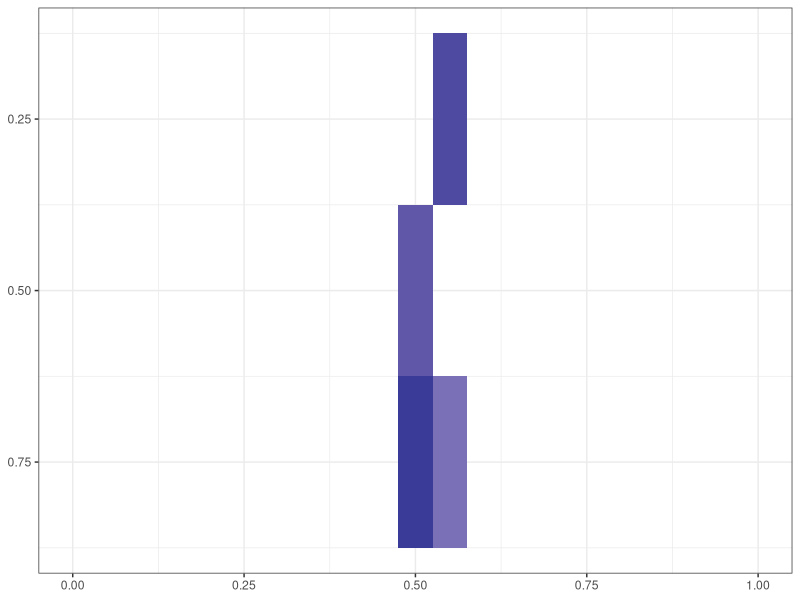
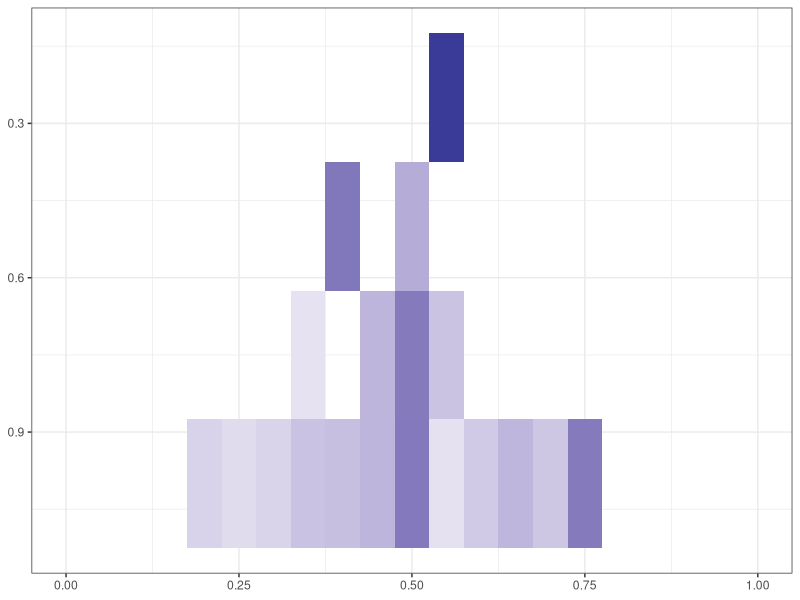
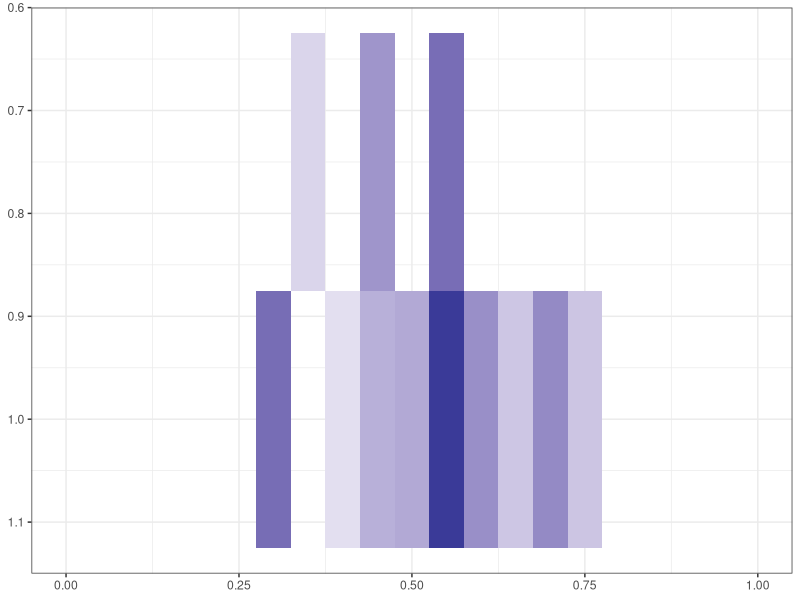
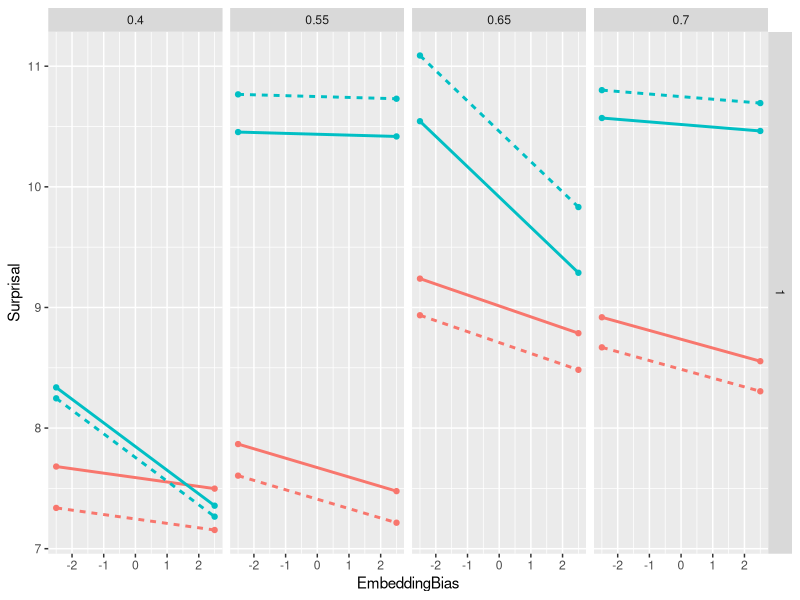
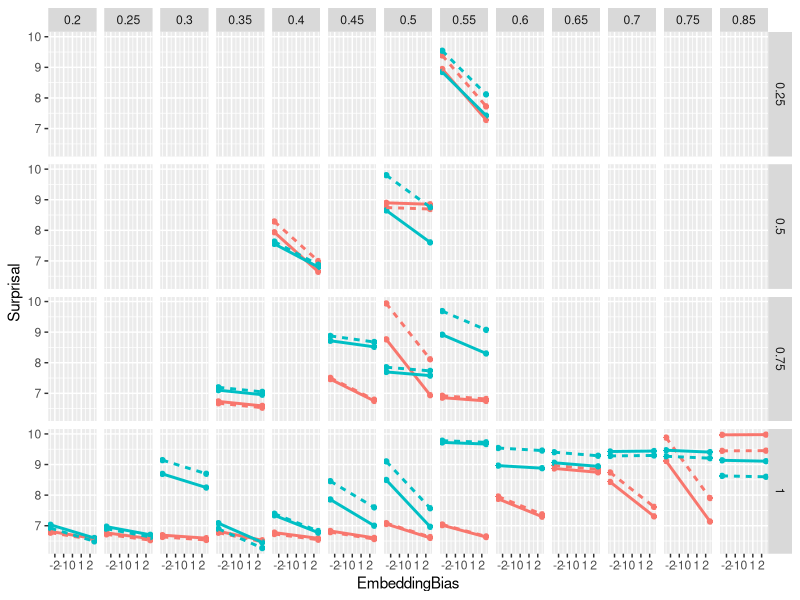
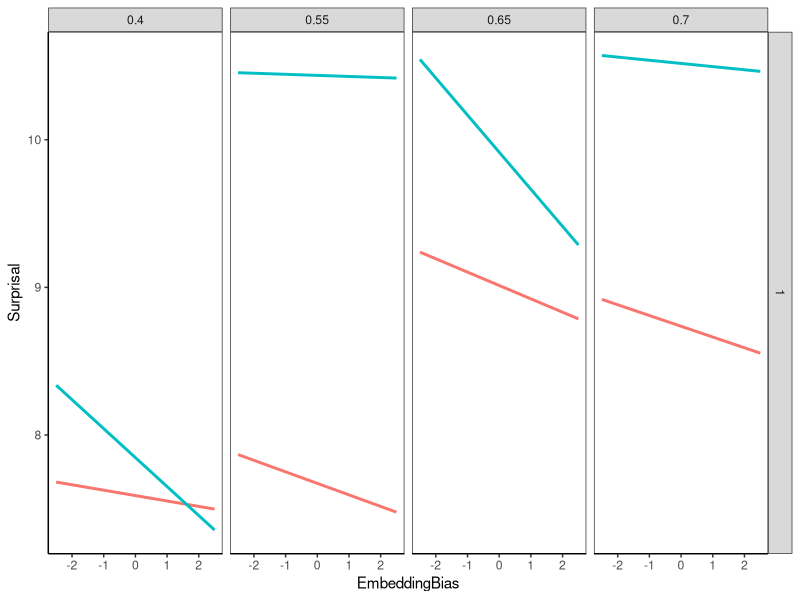
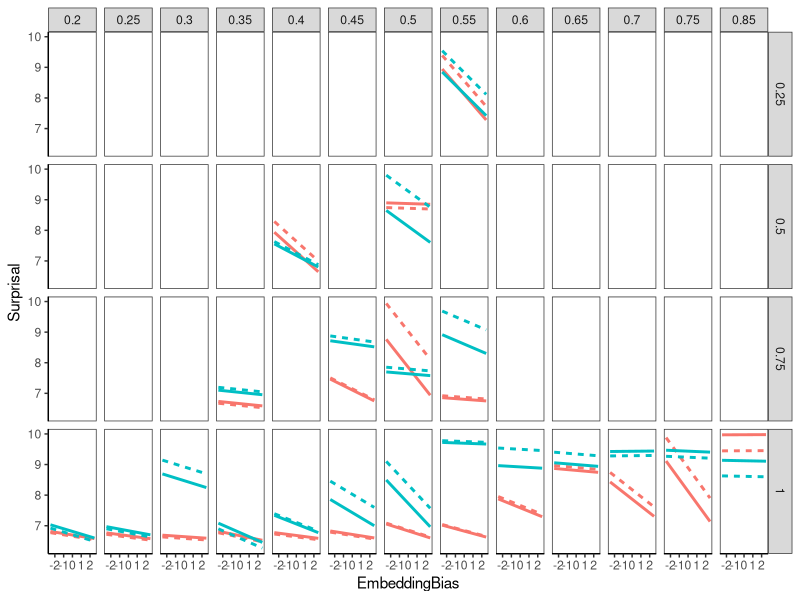
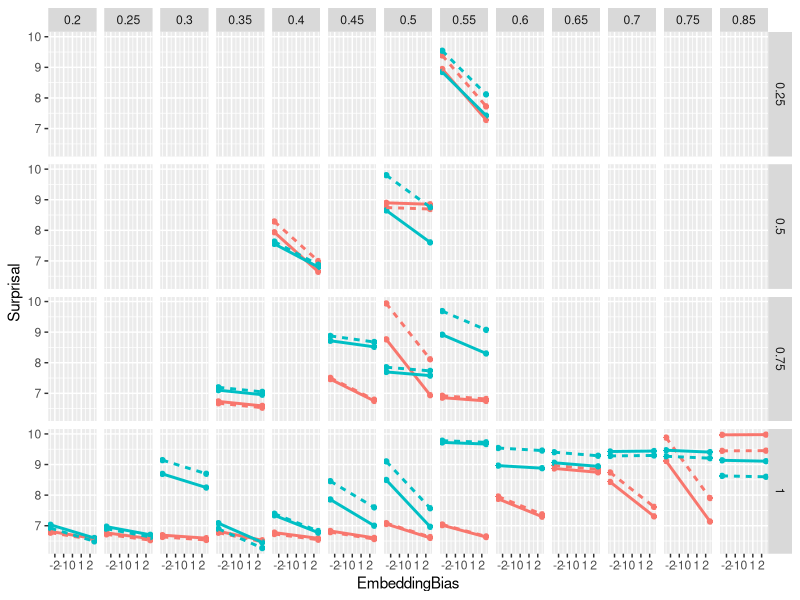

Write R code to recreate these figures, in order.
data = read.csv("output/extractSlopes_Fives_All_TPL.py.tsv", sep="\t")


library(ggplot2)
library(dplyr)
library(tidyr)

compat = data %>% group_by(delta, lambda) %>% summarise(t=t.test(compatible)[[1]], m=mean(compatible, na.rm=TRUE))
plot = ggplot(compat %>% filter((t)>2), aes(x=delta, y=lambda, fill=m)) + geom_tile() + theme_bw() + scale_fill_gradient2() + xlab("delta") + ylab("lambda") + guides(fill=guide_legend(title="Effect")) + scale_y_reverse() + theme(legend.position = "none", axis.title=element_blank()) + xlim(0,1) 
ggsave("figures/effect-compatibility.pdf", width=2, height=1)

embBias = data %>% group_by(delta, lambda) %>% summarise(t=t.test(-embBias)[[1]], m=mean(-embBias))
plot = ggplot(embBias %>% filter((t)>2), aes(x=delta, y=lambda, fill=m)) + geom_tile() + theme_bw() + scale_fill_gradient2() + xlab("delta") + ylab("lambda") + guides(fill=guide_legend(title="Effect")) + scale_y_reverse() + theme(legend.position = "none", axis.title=element_blank()) + xlim(0,1) 
ggsave("figures/effect-embBias.pdf", width=2, height=1)


depth = data %>% group_by(delta, lambda) %>% summarise(t=t.test(depth)[[1]], m=mean(depth))
plot = ggplot(depth %>% filter((t)>2), aes(x=delta, y=lambda, fill=m)) + geom_tile() + theme_bw() + scale_fill_gradient2() + xlab("delta") + ylab("lambda") + guides(fill=guide_legend(title="Effect")) + scale_y_reverse() + theme(legend.position = "none", axis.title=element_blank()) + xlim(0,1)
ggsave("figures/effect-depth.pdf", width=2, height=1)



stimuli0 = read.csv("../../../../../materials/stimuli/tsv/RTExperimentsPrevious.tsv", sep="\t") %>% mutate(Sentence=NULL)
stimuli1 = read.csv("../../../../../materials/stimuli/tsv/Experiment1.tsv", sep="\t")
stimuli2 = read.csv("../../../../../materials/stimuli/tsv/Experiment2.tsv", sep="\t")

stimuli = rbind(stimuli0, stimuli1, stimuli2)

library(stringr)
stimuli = merge(stimuli %>% rename(Item=ID), data %>% mutate(Item=str_replace(item, "Item", "")), by=c("Item"))

predictions = merge(stimuli %>% filter(delta==0.5, lambda>=0.5, Experiment %in% c("E1", "E2")) %>% group_by(Experiment, lambda) %>% summarise(embBias_Three=mean(embBias_Three), embBias_Two=mean(embBias_Two), intercept=mean(intercept), embBias=mean(embBias), depth=mean(depth), compatible=mean(compatible, na.rm=TRUE), compatible.Depth=mean(compatible_Three-compatible_Two, na.rm=TRUE)), data.frame(EmbeddingBias=c(-5, 0, -5, 0, -5, 0, -5, 0)+2.5, RC=c(-0.5, -0.5, -0.5, -0.5, 0.5, 0.5, 0.5, 0.5), compatible.C = c(-0.5, -0.5, 0.5, 0.5, -0.5, -0.5, 0.5, 0.5))) %>% mutate(Surprisal = compatible*compatible.C+intercept+RC*depth+embBias*EmbeddingBias+RC*EmbeddingBias*(embBias_Three-embBias_Two) + compatible.Depth*RC*compatible.C) %>% mutate(Condition=paste(RC, compatible.C))
plot = ggplot(predictions, aes(x=EmbeddingBias, y=Surprisal, group=Condition, linetype=as.character(compatible.C), color=as.character(RC))) + geom_point() + geom_smooth(method="lm", se=F) + facet_grid(lambda~Experiment)


predictions = merge(stimuli %>% filter(delta %in% c(0.3, 0.4, 0.5, 0.6), lambda>=0.5, Experiment %in% c("E1", "E2")) %>% group_by(Experiment) %>% summarise(embBias_Three=mean(embBias_Three), embBias_Two=mean(embBias_Two), intercept=mean(intercept), embBias=mean(embBias), depth=mean(depth), compatible=mean(compatible, na.rm=TRUE), compatible.Depth=mean(compatible_Three-compatible_Two, na.rm=TRUE)), data.frame(EmbeddingBias=c(-5, 0, -5, 0, -5, 0, -5, 0)+2.5, RC=c(-0.5, -0.5, -0.5, -0.5, 0.5, 0.5, 0.5, 0.5), compatible.C = c(-0.5, -0.5, 0.5, 0.5, -0.5, -0.5, 0.5, 0.5))) %>% mutate(Surprisal = compatible*compatible.C+intercept+RC*depth+embBias*EmbeddingBias+RC*EmbeddingBias*(embBias_Three-embBias_Two) + compatible.Depth*RC*compatible.C) %>% mutate(Condition=paste(RC, compatible.C))
plot = ggplot(predictions, aes(x=EmbeddingBias, y=Surprisal, group=Condition, linetype=as.character(compatible.C), color=as.character(RC))) + geom_point() + geom_smooth(method="lm", se=F) + facet_grid(1~Experiment)





predictions = merge(stimuli %>% filter(Experiment %in% c("E1", "E2")) %>% group_by(delta, lambda) %>% summarise(embBias_Three=mean(embBias_Three), embBias_Two=mean(embBias_Two), intercept=mean(intercept), embBias=mean(embBias), depth=mean(depth), compatible=mean(compatible, na.rm=TRUE), compatible.Depth=mean(compatible_Three-compatible_Two, na.rm=TRUE)), data.frame(EmbeddingBias=c(-5, 0, -5, 0, -5, 0, -5, 0)+2.5, RC=c(-0.5, -0.5, -0.5, -0.5, 0.5, 0.5, 0.5, 0.5), compatible.C = c(-0.5, -0.5, 0.5, 0.5, -0.5, -0.5, 0.5, 0.5))) %>% mutate(Surprisal = compatible*compatible.C+intercept+RC*depth+embBias*EmbeddingBias+RC*EmbeddingBias*(embBias_Three-embBias_Two) + compatible.Depth*RC*compatible.C) %>% mutate(Condition=paste(RC, compatible.C))
plot = ggplot(predictions, aes(x=EmbeddingBias, y=Surprisal, group=Condition, linetype=as.character(compatible.C), color=as.character(RC))) + geom_point() + geom_smooth(method="lm", se=F) + facet_grid(lambda~delta)

predictions = merge(stimuli %>% filter(Experiment %in% c("E1")) %>% group_by(delta, lambda) %>% summarise(embBias_Three=mean(embBias_Three), embBias_Two=mean(embBias_Two), intercept=mean(intercept), embBias=mean(embBias), depth=mean(depth), compatible=mean(compatible, na.rm=TRUE), compatible.Depth=mean(compatible_Three-compatible_Two, na.rm=TRUE)), data.frame(EmbeddingBias=c(-5, 0, -5, 0, -5, 0, -5, 0)+2.5, RC=c(-0.5, -0.5, -0.5, -0.5, 0.5, 0.5, 0.5, 0.5), compatible.C = c(-0.5, -0.5, 0.5, 0.5, -0.5, -0.5, 0.5, 0.5))) %>% mutate(Surprisal = compatible*compatible.C+intercept+RC*depth+embBias*EmbeddingBias+RC*EmbeddingBias*(embBias_Three-embBias_Two) + compatible.Depth*RC*compatible.C) %>% mutate(Condition=paste(RC, compatible.C))
plot = ggplot(predictions, aes(x=EmbeddingBias, y=Surprisal, group=Condition, linetype=as.character(compatible.C), color=as.character(RC))) + geom_point() + geom_smooth(method="lm", se=F) + facet_grid(lambda~delta) + theme(legend.position="none")
ggsave(plot, file="figures/predictions-expt1.pdf", height=2.5, width=4)


# Only at lambda=1!
predictions = merge(stimuli %>% filter(delta>=0.2, delta<0.8, lambda==1, Experiment %in% c("E2")) %>% summarise(embBias_Three=mean(embBias_Three), embBias_Two=mean(embBias_Two), intercept=mean(intercept), embBias=mean(embBias), depth=mean(depth), compatible=mean(compatible, na.rm=TRUE), compatible.Depth=mean(compatible_Three-compatible_Two, na.rm=TRUE)), data.frame(EmbeddingBias=c(-5, 0, -5, 0, -5, 0, -5, 0)+2.5, RC=c(-0.5, -0.5, -0.5, -0.5, 0.5, 0.5, 0.5, 0.5), compatible.C = c(-0.5, -0.5, 0.5, 0.5, -0.5, -0.5, 0.5, 0.5))) %>% mutate(Surprisal = compatible*compatible.C+intercept+RC*depth+embBias*EmbeddingBias+RC*EmbeddingBias*(embBias_Three-embBias_Two) + compatible.Depth*RC*compatible.C) %>% mutate(Condition=paste(RC, compatible.C))
plot = ggplot(predictions, aes(x=EmbeddingBias, y=Surprisal, group=Condition, linetype=as.character(compatible.C), color=as.character(RC))) + geom_point() + geom_smooth(method="lm", se=F)


predictions = merge(stimuli %>% filter(delta>=0.4, delta<0.6, lambda>=0.75, Experiment %in% c("E2")) %>% summarise(embBias_Three=mean(embBias_Three), embBias_Two=mean(embBias_Two), intercept=mean(intercept), embBias=mean(embBias), depth=mean(depth), compatible=mean(compatible, na.rm=TRUE), compatible.Depth=mean(compatible_Three-compatible_Two, na.rm=TRUE)), data.frame(EmbeddingBias=c(-5, 0, -5, 0, -5, 0, -5, 0)+2.5, RC=c(-0.5, -0.5, -0.5, -0.5, 0.5, 0.5, 0.5, 0.5), compatible.C = c(-0.5, -0.5, 0.5, 0.5, -0.5, -0.5, 0.5, 0.5))) %>% mutate(Surprisal = compatible*compatible.C+intercept+RC*depth+embBias*EmbeddingBias+RC*EmbeddingBias*(embBias_Three-embBias_Two) + compatible.Depth*RC*compatible.C) %>% mutate(Condition=paste(RC, compatible.C))
plot = ggplot(predictions, aes(x=EmbeddingBias, y=Surprisal, group=Condition, linetype=as.character(compatible.C), color=as.character(RC))) + geom_point() + geom_smooth(method="lm", se=F)




predictions = merge(stimuli %>% filter(Experiment %in% c("E2")) %>% group_by(delta, lambda) %>% summarise(embBias_Three=mean(embBias_Three), embBias_Two=mean(embBias_Two), intercept=mean(intercept), embBias=mean(embBias), depth=mean(depth), compatible=mean(compatible, na.rm=TRUE), compatible.Depth=mean(compatible_Three-compatible_Two, na.rm=TRUE)), data.frame(EmbeddingBias=c(-5, 0, -5, 0, -5, 0, -5, 0)+2.5, RC=c(-0.5, -0.5, -0.5, -0.5, 0.5, 0.5, 0.5, 0.5), compatible.C = c(-0.5, -0.5, 0.5, 0.5, -0.5, -0.5, 0.5, 0.5))) %>% mutate(Surprisal = compatible*compatible.C+intercept+RC*depth+embBias*EmbeddingBias+RC*EmbeddingBias*(embBias_Three-embBias_Two) + compatible.Depth*RC*compatible.C) %>% mutate(Condition=paste(RC, compatible.C))
plot = ggplot(predictions, aes(x=EmbeddingBias, y=Surprisal, group=Condition, linetype=as.character(compatible.C), color=as.character(RC))) + geom_point() + geom_smooth(method="lm", se=F) + facet_grid(lambda~delta) + theme(legend.position="none")
ggsave(plot, file="figures/predictions-expt2.pdf", height=2.5, width=4)

# Average
predictions = merge(stimuli %>% filter(Experiment %in% c("E2"), lambda==1, delta>=0.4, delta<0.8) %>% summarise(embBias_Three=mean(embBias_Three), embBias_Two=mean(embBias_Two), intercept=mean(intercept), embBias=mean(embBias), depth=mean(depth), compatible=mean(compatible, na.rm=TRUE), compatible.Depth=mean(compatible_Three-compatible_Two, na.rm=TRUE)), data.frame(EmbeddingBias=c(-5, 0, -5, 0, -5, 0, -5, 0)+2.5, RC=c(-0.5, -0.5, -0.5, -0.5, 0.5, 0.5, 0.5, 0.5), compatible.C = c(-0.5, -0.5, 0.5, 0.5, -0.5, -0.5, 0.5, 0.5))) %>% mutate(Surprisal = compatible*compatible.C+intercept+RC*depth+embBias*EmbeddingBias+RC*EmbeddingBias*(embBias_Three-embBias_Two) + compatible.Depth*RC*compatible.C) %>% mutate(Condition=paste(RC, compatible.C))
plot = ggplot(predictions, aes(x=EmbeddingBias, y=Surprisal, group=Condition, linetype=as.character(compatible.C), color=as.character(RC))) + geom_point() + geom_smooth(method="lm", se=F) + theme(legend.position="none")



predictions = merge(stimuli %>% filter(Experiment %in% c("E1")) %>% group_by(delta, lambda) %>% summarise(embBias_Three=mean(embBias_Three), embBias_Two=mean(embBias_Two), intercept=mean(intercept), embBias=mean(embBias), depth=mean(depth), compatible=mean(compatible, na.rm=TRUE), compatible.Depth=mean(compatible_Three-compatible_Two, na.rm=TRUE)), data.frame(EmbeddingBias=c(-5, 0, -5, 0, -5, 0, -5, 0)+2.5, RC=c(-0.5, -0.5, -0.5, -0.5, 0.5, 0.5, 0.5, 0.5), compatible.C = c(-0.5, -0.5, 0.5, 0.5, -0.5, -0.5, 0.5, 0.5))) %>% mutate(Surprisal = compatible*compatible.C+intercept+RC*depth+embBias*EmbeddingBias+RC*EmbeddingBias*(embBias_Three-embBias_Two) + compatible.Depth*RC*compatible.C) %>% mutate(Condition=paste(RC, compatible.C))
plot = ggplot(predictions %>% filter(delta >= 0.1, delta<=0.9, compatible.C<=0), aes(x=EmbeddingBias, y=Surprisal, group=Condition, linetype=as.character(compatible.C), color=as.character(RC))) + geom_smooth(method="lm", se=F) + facet_grid(lambda~delta) + theme_bw() + theme(legend.position="none") + theme (panel.grid.major = element_blank (), panel.grid.minor = element_blank (), axis.line = element_line (colour = "black"))
ggsave(plot, file="figures/predictions-expt1-zoom.pdf", height=3.5, width=3.5)



predictions = merge(stimuli %>% filter(Experiment %in% c("E2")) %>% group_by(delta, lambda) %>% summarise(embBias_Three=mean(embBias_Three), embBias_Two=mean(embBias_Two), intercept=mean(intercept), embBias=mean(embBias), depth=mean(depth), compatible=mean(compatible, na.rm=TRUE), compatible.Depth=mean(compatible_Three-compatible_Two, na.rm=TRUE)), data.frame(EmbeddingBias=c(-5, 0, -5, 0, -5, 0, -5, 0)+2.5, RC=c(-0.5, -0.5, -0.5, -0.5, 0.5, 0.5, 0.5, 0.5), compatible.C = c(-0.5, -0.5, 0.5, 0.5, -0.5, -0.5, 0.5, 0.5))) %>% mutate(Surprisal = compatible*compatible.C+intercept+RC*depth+embBias*EmbeddingBias+RC*EmbeddingBias*(embBias_Three-embBias_Two) + compatible.Depth*RC*compatible.C) %>% mutate(Condition=paste(RC, compatible.C))
plot = ggplot(predictions %>% filter(delta >= 0.1, delta<=0.9), aes(x=EmbeddingBias, y=Surprisal, group=Condition, linetype=as.character(compatible.C), color=as.character(RC))) + geom_smooth(method="lm", se=F) + facet_grid(lambda~delta) + theme_bw() + theme(legend.position="none") + theme (panel.grid.major = element_blank (), panel.grid.minor = element_blank (), axis.line = element_line (colour = "black"))
ggsave(plot, file="figures/predictions-expt2-zoom.pdf", height=3.5, width=3.5)





predictions = merge(stimuli %>% filter(Experiment %in% c("Removed", "E2")) %>% group_by(delta, lambda) %>% summarise(embBias_Three=mean(embBias_Three), embBias_Two=mean(embBias_Two), intercept=mean(intercept), embBias=mean(embBias), depth=mean(depth), compatible=mean(compatible, na.rm=TRUE), compatible.Depth=mean(compatible_Three-compatible_Two, na.rm=TRUE)), data.frame(EmbeddingBias=c(-5, 0, -5, 0, -5, 0, -5, 0)+2.5, RC=c(-0.5, -0.5, -0.5, -0.5, 0.5, 0.5, 0.5, 0.5), compatible.C = c(-0.5, -0.5, 0.5, 0.5, -0.5, -0.5, 0.5, 0.5))) %>% mutate(Surprisal = compatible*compatible.C+intercept+RC*depth+embBias*EmbeddingBias+RC*EmbeddingBias*(embBias_Three-embBias_Two) + compatible.Depth*RC*compatible.C) %>% mutate(Condition=paste(RC, compatible.C))
plot = ggplot(predictions, aes(x=EmbeddingBias, y=Surprisal, group=Condition, linetype=as.character(compatible.C), color=as.character(RC))) + geom_point() + geom_smooth(method="lm", se=F) + facet_grid(lambda~delta) + theme(legend.position="none")
ggsave(plot, file="figures/predictions-expt0.pdf", height=2.5, width=4)















